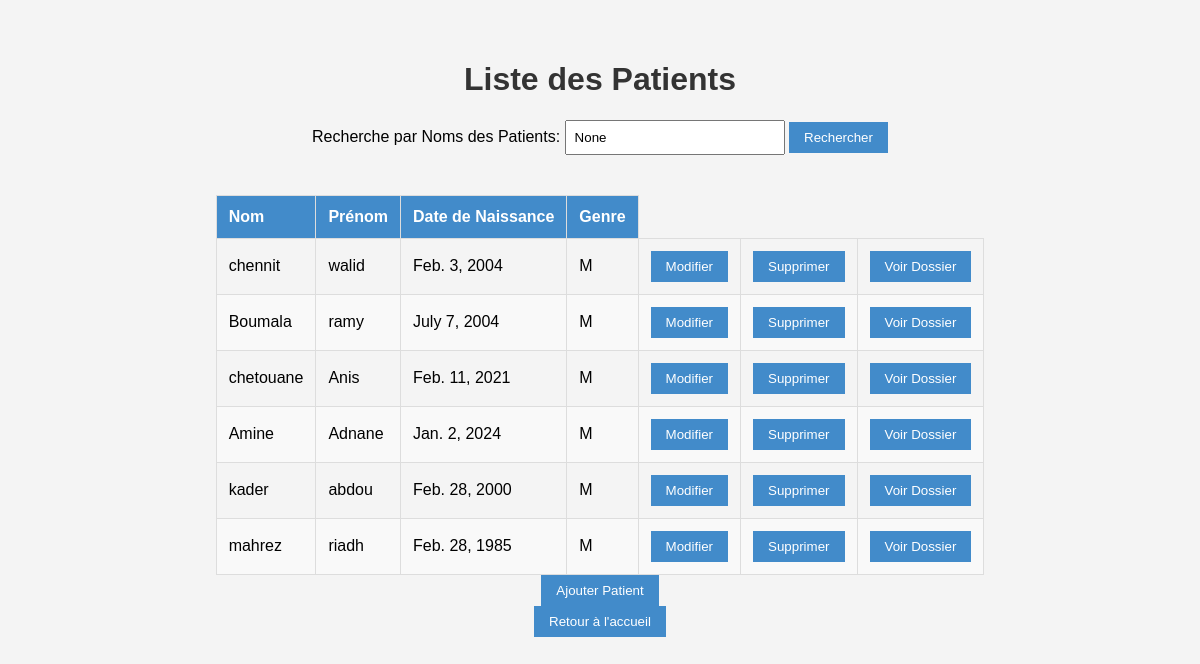
Page /liste_patients/ on the committed database.
### app1/models.py (models this page shows, shortened)
class Patient(models.Model) :
    Num_P = models.AutoField(primary_key=True)
    Nom_P = models.CharField(max_length = 50)
    Prenom_P = models.CharField(max_length = 50)
    DateNaissance = models.DateField()
    Telephone_P = models.CharField(max_length = 10, help_text = 'Entrez un numero de telephone valable svp')
    Adresse_P = models.CharField(max_length = 50)
    choix_genre = [
        ('M', 'Masculin'),
        ('F', 'Feminin'),
    ]
    Genre = models.CharField(max_length = 1,choices = choix_genre)

### app1/views.py (the view)
# urls.py: path('liste_patients/',liste_patients, name ='liste_patients'),
def liste_patients(request):
    query = request.GET.get('q')
    patients = Patient.objects.all()
    if query:
        patients = patients.filter(Nom_P__icontains=query)
    return render(request, 'liste_patients.html', {'patients': patients, 'query': query})

### app1/templates/liste_patients.html (shortened to what this page needs)
<!DOCTYPE html>
{% load static %}
<html lang="en">
<head>
    <link href="{% static 'css/styleListPatient.css' %}" rel="stylesheet" />
</head>
<body>
<h1>Liste des Patients</h1>
<form method="get" action="{% url 'liste_patients' %}">
    <label for="search">Recherche par Noms des Patients:</label>
    <input type="text" id="search" name="q" placeholder="Entrez un nom" value="{{ query }}">
    <button type="submit">Rechercher</button>
</form>
<div class="table-wrapper">
<table class="fl-table">
    <thead>
        <tr>
            <th>Nom</th>
            <th>Prénom</th>
            <th>Date de Naissance</th>
            <th>Genre</th>
        </tr>
    </thead>
    <tbody>
        {% for patient in patients %}
            <tr>
                <td>{{ patient.Nom_P }}</td>
                <td>{{ patient.Prenom_P }}</td>
                <td>{{ patient.DateNaissance }}</td>
                <td>{{ patient.Genre }}</td>
                <td>
                    <a href="{% url 'prefill_patient' pk=patient.Num_P %}"><button>Modifier</button></a>
                </td>
                <td>
                    <a href="{% url 'supprimer_patient' pk=patient.Num_P %}"><button>Supprimer</button></a>
                </td>
                <td>
                    <a href="{% url 'Dossier_medical' patient_id=patient.Num_P %}"><button>Voir Dossier</button></a>
                </td>
            </tr>
        {% endfor %}
    </tbody>
</table>
</div>
<a href="{% url 'ajouter_patient' %}"><button>Ajouter Patient</button></a>
<a href="{% url 'Home' %}"><button>Retour à l'accueil</button></a>
</body>
</html>

### app1/static/css/styleListPatient.css (style rules this page uses)
body { font-family: Arial, sans-serif; margin: 20px; padding: 20px; background-color: #f4f4f4; display: flex; flex-direction: column; align-items: center; justify-content: center; }
h1 { color: #333; }
form { margin-bottom: 20px; }
input[type="text"] { padding: 8px; width: 200px; }
button { padding: 8px 15px; background-color: #428bca; color: #fff; border: none; cursor: pointer; align-items: center; }
table { width: 100%; border-collapse: collapse; margin-top: 20px; }
th, td { padding: 12px; border: 1px solid #ddd; text-align: left; }
th { background-color: #428bca; color: #fff; }
tbody tr:nth-child(even) { background-color: #f9f9f9; }
a { text-decoration: none; }

### rows in the picture
Patient: Nom_P "chennit", Prenom_P "walid", DateNaissance "Feb. 3, 2004", Genre "M"
Patient: Nom_P "Boumala", Prenom_P "ramy", DateNaissance "July 7, 2004", Genre "M"
Patient: Nom_P "chetouane", Prenom_P "Anis", DateNaissance "Feb. 11, 2021", Genre "M"
Patient: Nom_P "Amine", Prenom_P "Adnane", DateNaissance "Jan. 2, 2024", Genre "M"
Patient: Nom_P "kader", Prenom_P "abdou", DateNaissance "Feb. 28, 2000", Genre "M"
Patient: Nom_P "mahrez", Prenom_P "riadh", DateNaissance "Feb. 28, 1985", Genre "M"
